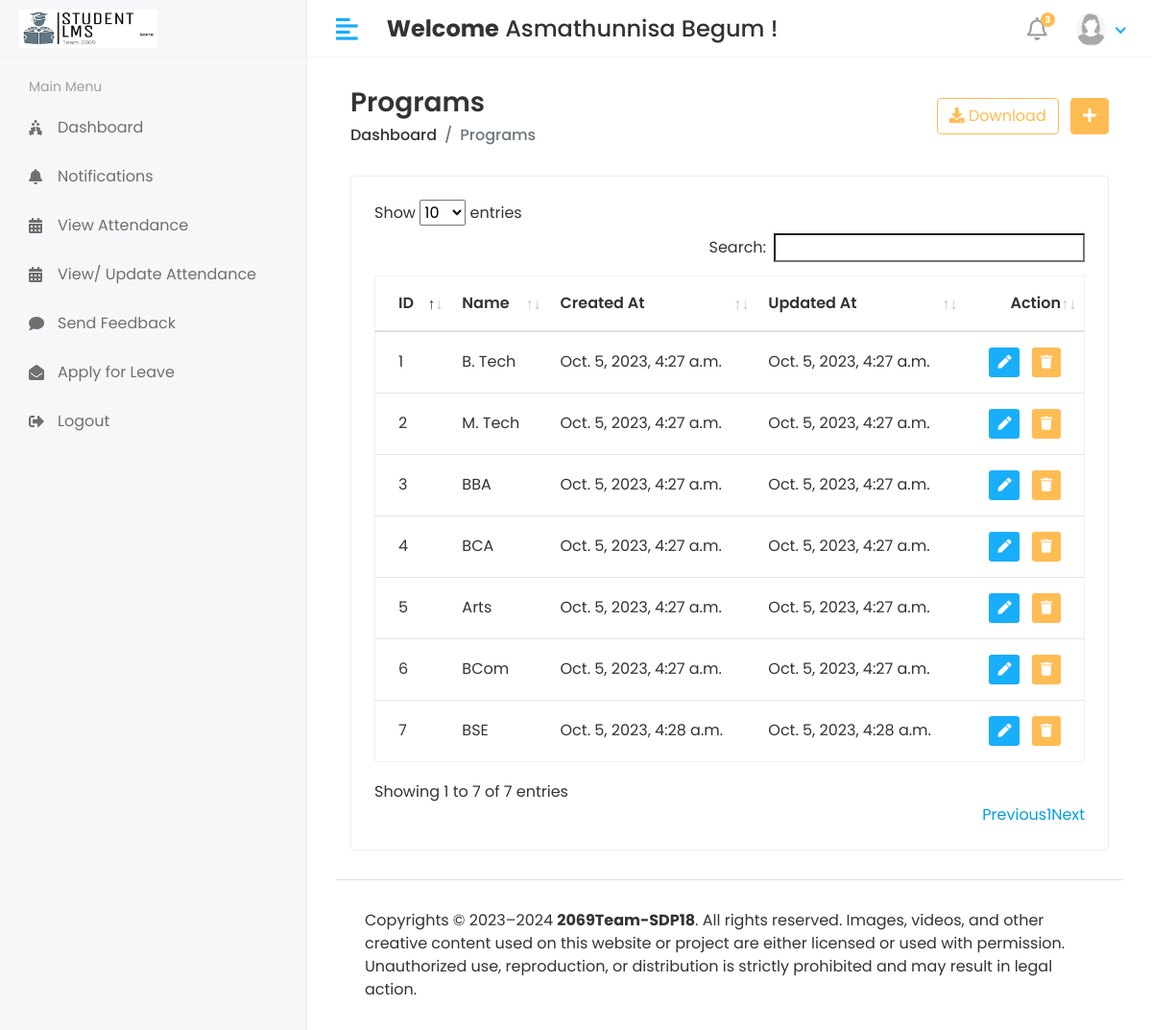
Screenshot of /HOD/Program/View (signed in) with the database file from the repository.
### app/models.py (models this page shows, shortened)
class CustomUser(AbstractUser):
    USER_CHOICES = (
        (1, 'HOD'),
        (2, 'STAFF'),
        (3, 'STUDENT'),
    )
    user_type = models.CharField(choices=USER_CHOICES, max_length=50, default=1)
    profile_pic = models.ImageField(upload_to='media/profile_pics')
    class Meta:
        db_table = 'custom_user_table'

class Program(models.Model):
    name = models.CharField(max_length=100, blank=False)
    created_at = models.DateTimeField(auto_now_add=True)
    updated_at = models.DateTimeField(auto_now_add=True)
    class Meta:
        db_table = "program_table"

### Studentlearningmanagementsystem/HOD_views.py (the view)
# urls.py: path('HOD/Program/View', HOD_views.VIEW_PROGRAM, name='view_program'),
@login_required(login_url='/')
def VIEW_PROGRAM(request):
    program = Program.objects.all()
    context = {
        'program': program,
    }
    return render(request, 'Hod/view_program.html', context)

### templates/HOD/view_program.html (shortened to what this page needs)
{% extends 'base.html' %}
{% block content %}
<div class="content container-fluid">
    <div class="page-header">
       <div class="row align-items-center">
          <div class="col">
             <h3 class="page-title">Programs</h3>
             <ul class="breadcrumb">
                <li class="breadcrumb-item"><a href="{% url 'HOD_home' %}">Dashboard</a></li>
                <li class="breadcrumb-item active">Programs</li>
             </ul>
          </div>
          <div class="col-auto text-right float-right ml-auto">
             <a href="#" class="btn btn-outline-primary mr-2"><i class="fas fa-download"></i> Download</a>
             <a href="{% url 'add_program' %}" class="btn btn-primary"><i class="fas fa-plus"></i></a>
          </div>
       </div>
    </div>
    <div class="row">
       <div class="col-sm-12">
          <div class="card card-table">
             <div class="card-body">
                <div class="table-responsive">
                   <table id='table_id' class="table table-hover table-center mb-0">
                      <thead>
                         <tr>
                            <th>ID</th>
                            <th>Name</th>
                            <th>Created At</th>
                            <th>Updated At</th>
                            <th class="text-right">Action</th>
                         </tr>
                      </thead>
                      <tbody>
                        {% for i in program %}
                         <tr>
                            <td>{{i.id}}</td>
                            <td>{{i.name}}</td>
                            <td>{{i.created_at}}</td>
                            <td>{{i.updated_at}}</td>
                            <td class="text-right">
                               <div class="actions">
                                  <a href="{% url 'edit_program' i.id %}" class="btn btn-sm bg-success-light mr-2">
                                  <i class="fas fa-pen"></i>
                                  </a>
                                  <a href="{% url 'delete_program' i.id %}" class="btn btn-sm bg-danger-light">
                                  <i class="fas fa-trash"></i>
                                  </a>
                               </div>
                            </td>
                         </tr>
                         {% endfor %}
                      </tbody>
                   </table>
                </div>
             </div>
          </div>
       </div>
    </div>
 </div>
{% endblock  %}

### templates/includes/header.html (shortened to what this page needs)
{% load static %}
<div class="header">
    <div class="header-left">
       <a href="index.html" class="logo">
       <img src="{% static 'assets/img/logo3.jpg' %}" alt="Logo">
       </a>
    </div>
    <a href="javascript:void(0);" id="toggle_btn">
    <i class="fas fa-align-left"></i>
    </a>
    <div class="top-nav-search mt-3">
      <h4><strong>Welcome</strong>&nbsp;<span>{{user.first_name}} {{ user.last_name }}&nbsp;!</span></h4>
    </div>
    <ul class="nav user-menu">
       <li class="nav-item dropdown noti-dropdown">
          <a href="#" class="dropdown-toggle nav-link" data-toggle="dropdown">
          <i class="far fa-bell"></i> <span class="badge badge-pill">3</span>
          </a>
       </li>
       <li class="nav-item dropdown has-arrow">
          <a href="#" class="dropdown-toggle nav-link" data-toggle="dropdown">
            {% if user.profile_pic == "" %}
            <img class="rounded-circle" src="{% static '/assets/img/noimg.jpg' %}" width="31" alt="{{user.username}}">
            {% else %}
          <span class="user-img"><img class="rounded-circle" src="/{{ user.profile_pic }}" width="31" alt="{{user.username}}"></span>
          {% endif %}
         </a>
       </li>
    </ul>
 </div>

### static/assets/css/style.css (style rules this page uses)
html { height: 100%; }
body { background-color: #fff; color: #333; font-family: 'Poppins', sans-serif; font-size: 1rem; height: 100%; line-height: 1.5; overflow-x: hidden; }
h1, h2, h3, h4, h5, h6 { font-family: 'Poppins', sans-serif; margin-top: 0; }
a { color: #009ce7; }
input, button, a { transition: all 0.4s ease; -moz-transition: all 0.4s ease; -o-transition: all 0.4s ease; -ms-transition: all 0.4s ease; -webkit-transition: all 0.4s ease; }
ul, ol { padding: 0px; list-style: none; }
.table { color: #333; max-width: 100%; margin-bottom: 0; width: 100%; }
.table.dataTable { border-collapse: collapse !important; border: 1px solid rgba(0, 0, 0, 0.05); }
.table thead tr th { font-weight: 600; }
.table tbody tr { border-bottom: 1px solid rgba(0, 0, 0, 0.05); }
.table.table-center td, .table.table-center th { vertical-align: middle; }
.card-table .card-body .table > thead > tr > th { border-top: 0; }
.card-table .card-body .table tr td:first-child, .card-table .card-body .table tr th:first-child { padding-left: 1.5rem; }
.card-table .card-body .table tr td:last-child, .card-table .card-body .table tr th:last-child { padding-right: 1.5rem; }
.card-table .table td, .card-table .table th { border-top: 1px solid #e2e5e8; padding: 1rem 0.75rem; white-space: nowrap; }
.btn-primary { background-color: #FFBC53; border: 1px solid #FFBC53; }
.btn-outline-primary { color: #FFBC53; border-color: #FFBC53; }
.card { border: 1px solid #ececf5; box-shadow: 0 1px 3px 0 rgba(0, 0, 0, 0.03); margin-bottom: 1.875rem; }
.card-body { padding: 1.5rem; }
.bg-danger-light { background-color:#FFBC53 !important; color:#fff !important; }
.bg-success-light { background-color: #18aefa; color: #fff; }
.header { background-color: #fff; border-bottom: 1px solid #f3f3f4; left: 0; position: fixed; right: 0; top: 0; z-index: 1001; height: 60px; }
.header .header-left { float: left; height: 60px; padding: 0 20px; position: relative; width: 320px; z-index: 1; transition: all 0.2s ease-in-out; background-color: #f7f7fa; border-bottom: 1px solid #efefef; border-right: 1px solid #ececf5; display: flex; align-items: center; }
.header .header-left .logo { display: inline-block; line-height: 60px; }
.header .header-left .logo img { max-height: 40px; width: auto; }
.header .dropdown-toggle:after { display: none; }
.header .has-arrow .dropdown-toggle:after { border-top: 0; border-left: 0; border-bottom: 2px solid #18aefa; border-right: 2px solid #18aefa; content: ''; height: 8px; display: inline-block; pointer-events: none; -webkit-transform-origin: 66% 66%; -ms-transform-origin: 66% 66%; transform-origin: 66% 66%; -webkit-transform: rotate(45deg); -ms-transform: rotate(45deg); transform: rotate(45deg); -webkit-transition: all 0.15s ease-in-out; transition: all 0.15s ease-in-out; width: 8px; vertical-align: 0px; }
.user-menu { float: right; margin: 0; position: relative; z-index: 99; padding-right: 15px; }
.user-menu.nav > li > a { color: #a0a0a0; font-size: 14px; line-height: 58px; padding: 0 15px; height: 60px; }
.user-img { margin-right: 3px; position: relative; }
.top-nav-search { float: left; margin-left: 15px; }
.page-header { margin-bottom: 1.875rem; }
.page-header .breadcrumb { background-color: transparent; color: #6c757d; font-size: 1rem; font-weight: 500; margin-bottom: 0; padding: 0; }
.page-header .breadcrumb a { color: #333; }
.page-title { font-size: 28px; font-weight: 600; color: #333; margin-bottom: 5px; }
.user-menu.nav > li > a .badge { background-color: #FFBC53; display: block; font-size: 10px; font-weight: bold; height: 15px; width: 15px; position: absolute; right: 7px; top: 13px; color: #fff; padding: 3px; }
.user-menu.nav > li > a > i { font-size: 1.5rem; line-height: 60px; }
@media (min-width: 992px) { #toggle_btn { align-items: center; color: #18aefa; display: inline-flex; float: left; font-size: 26px; height: 60px; justify-content: center; margin-left: 15px; padding: 0 15px; } }

### rows the page displays
CustomUser: first_name "Asmathunnisa", last_name "Begum", profile_pic (picture)
Program: id "1", name "B. Tech", created_at "Oct. 5, 2023, 4:27 a.m.", updated_at "Oct. 5, 2023, 4:27 a.m."
Program: id "2", name "M. Tech", created_at "Oct. 5, 2023, 4:27 a.m.", updated_at "Oct. 5, 2023, 4:27 a.m."
Program: id "3", name "BBA", created_at "Oct. 5, 2023, 4:27 a.m.", updated_at "Oct. 5, 2023, 4:27 a.m."
Program: id "4", name "BCA", created_at "Oct. 5, 2023, 4:27 a.m.", updated_at "Oct. 5, 2023, 4:27 a.m."
Program: id "5", name "Arts", created_at "Oct. 5, 2023, 4:27 a.m.", updated_at "Oct. 5, 2023, 4:27 a.m."
Program: id "6", name "BCom", created_at "Oct. 5, 2023, 4:27 a.m.", updated_at "Oct. 5, 2023, 4:27 a.m."
Program: id "7", name "BSE", created_at "Oct. 5, 2023, 4:28 a.m.", updated_at "Oct. 5, 2023, 4:28 a.m."
